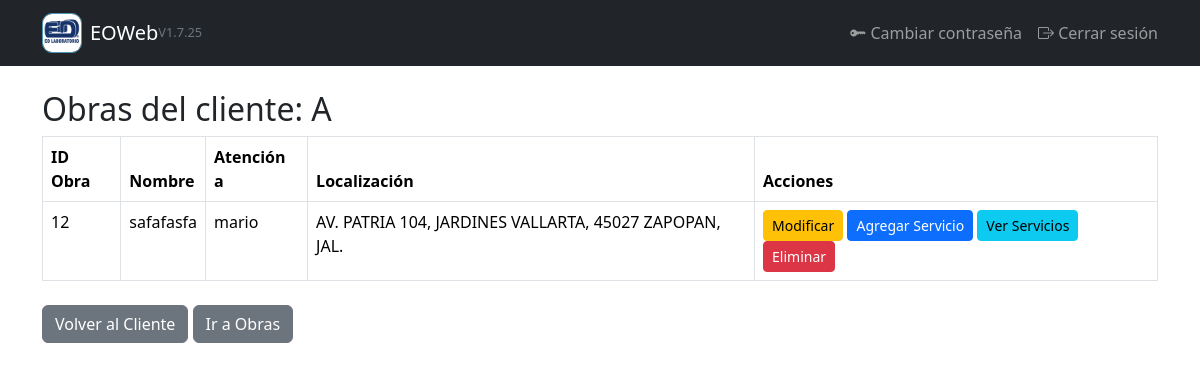
Page /clientes/1/obras/ (signed in) on the committed database.
### gestion/models.py (models this page shows, shortened)
class Cliente(models.Model):
    clave = models.CharField(max_length=100, unique=True, null=True, blank=True)
    nombre = models.CharField("Nombre", max_length=255)
    calle = models.CharField("Calle", max_length=100, blank=True, null=True)
    numero_exterior = models.CharField("Número exterior", max_length=5, blank=True, null=True)
    numero_interior = models.CharField("Número interior", max_length=5, blank=True, null=True)
    colonia = models.CharField("Colonia", max_length=100)
    codigo_postal = models.CharField("Código Postal", max_length=10, blank=True)
    ciudad = models.CharField("Ciudad", max_length=100)
    telefono = models.CharField("Teléfono 1", max_length=10, blank=True)
    extension = models.CharField("Extensión", max_length=3, blank=True, null=True)
    telefono2 = models.CharField("Teléfono 2", max_length=10, blank=True, null=True)
    movil = models.CharField("Móvil", max_length=10, blank=True, null=True)
    atencion_a = models.CharField("Atención a", max_length=255, blank=True)
    obra = models.CharField("Obra", max_length=150)
    localizacion = models.CharField("Localización", max_length=150, blank=True)
    correo = models.EmailField("Correo", blank=True)

class Obra(models.Model):
    cliente = models.ForeignKey(Cliente, on_delete=models.CASCADE, related_name='obras')
    clave_obra = models.CharField("Clave Obra", max_length=20)
    nombre = models.CharField("Nombre de la Obra", max_length=150)
    atencion_a = models.CharField("Atención a", max_length=255, blank=True)
    localizacion = models.CharField("Localización", max_length=150, blank=True)

### gestion/views.py (the view)
# urls.py: path('clientes/<int:cliente_id>/obras/', views.ver_obras, name='ver_obras'),
@login_required
def ver_obras(request, cliente_id):
    cliente = get_object_or_404(Cliente, id=cliente_id)
    obras = cliente.obras.all()
    return render(request, 'gestion/ver_obras.html', {'cliente': cliente, 'obras': obras})

### gestion/templates/gestion/ver_obras.html (shortened to what this page needs)
{% extends "gestion/base.html" %}
{% load static %}
{% block content %}
<h2>Obras del cliente: {{ cliente.nombre }}</h2>
<table class="table table-bordered">
    <thead>
        <tr>
            <th>ID Obra</th>
            <th>Nombre</th>
            <th>Atención a</th>
            <th>Localización</th>
            <th>Acciones</th>
        </tr>
    </thead>
    <tbody>
        {% for obra in obras %}
        <tr>
            <td>{{ obra.clave_obra }}</td>
            <td>{{ obra.nombre }}</td>
            <td>{{ obra.atencion_a }}</td>
            <td>{{ obra.localizacion }}</td>
            <td>
                <a href="{% url 'modificar_obra' obra.id %}" class="btn btn-sm btn-warning">Modificar</a>
                <a href="{% url 'agregar_servicio' obra.id %}" class="btn btn-sm btn-primary">Agregar Servicio</a>
                <a href="{% url 'ver_servicios' obra.id %}" class="btn btn-sm btn-info">Ver Servicios</a>
                <a href="{% url 'eliminar_obra' obra.id %}" class="btn btn-sm btn-danger"
                onclick="return confirm('¿Estás seguro de que deseas eliminar esta obra?')">Eliminar</a>
            </td>
        </tr>
        {% empty %}
        <tr><td colspan="5">No hay obras registradas para este cliente.</td></tr>
        {% endfor %}
    </tbody>
</table>
<a href="{% url 'ver_cliente' cliente.id %}" class="btn btn-secondary mt-2">Volver al Cliente</a>
<a href="{% url 'listado_obras' %}" class="btn btn-secondary mt-2">Ir a Obras</a>
{% endblock %}

### rows in the picture
Cliente: nombre "A"
Obra: clave_obra "12", nombre "safafasfa", atencion_a "mario", localizacion "AV. PATRIA 104, JARDINES VALLARTA, 45027 ZAPOPAN, JAL."
